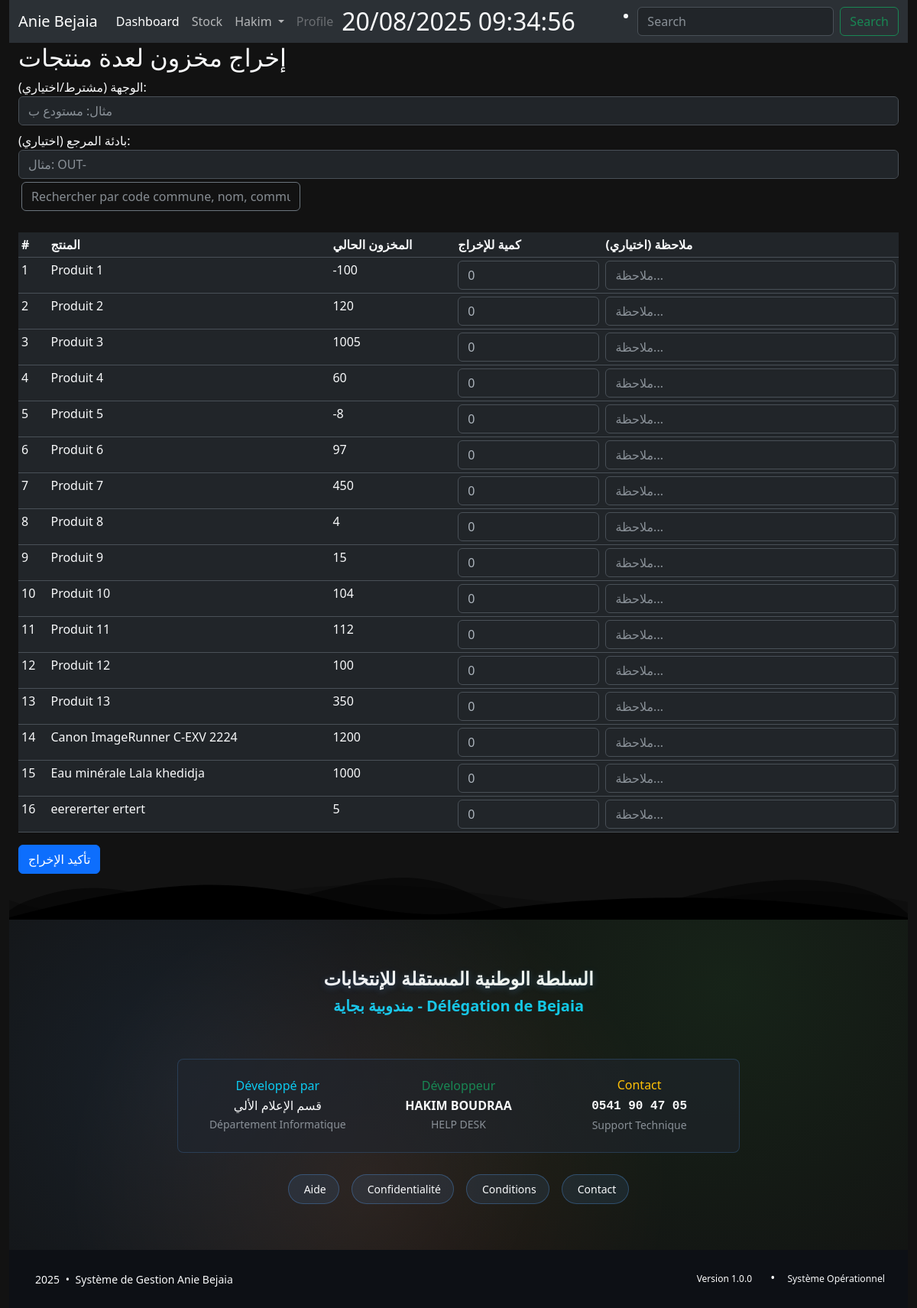
/batch-sortie/ (signed in), run on an earlier commit of the app's database.
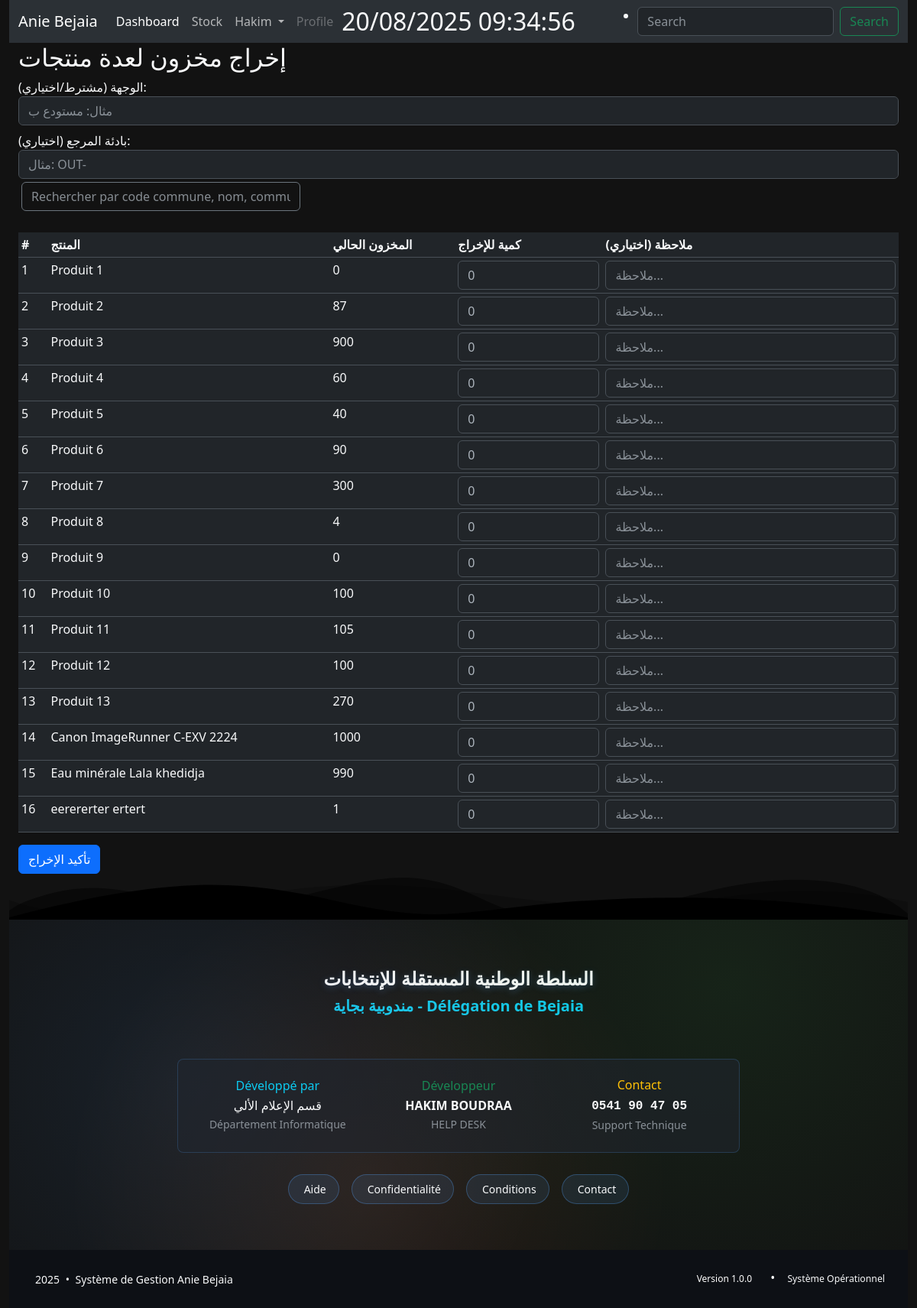
And on a later commit of the database.
### StockApp/models.py (models this page shows, shortened)
class Product(models.Model):
    user = models.ForeignKey(
        User, related_name="products", on_delete=models.DO_NOTHING
    )
    name = models.CharField(max_length=100)
    description = tinymce_models.HTMLField(blank=True, null=True)
    category = models.ForeignKey("Category", on_delete=models.CASCADE)
    quantity = models.IntegerField(default=1)
    price = models.DecimalField(max_digits=10, decimal_places=2, default=1)
    expiration_date = models.DateField(null=True, blank=True)

### StockApp/views.py (the view, shortened to what this page needs)
# urls.py: path('batch-sortie/', views.batch_sortie, name='batch_sortie'),
@login_required
def batch_sortie(request):
    products = Product.objects.all().order_by('id')
    return render(request, 'batch_sortie.html', {'products': products})

### StockApp/templates/batch_sortie.html (shortened to what this page needs)
{% extends 'base.html' %}
{% block content %}
<h2>إخراج مخزون لعدة منتجات</h2>
<form method="post">
  <div>
    <label for="destination">الوجهة (مشترط/اختياري):</label>
    <input type="text" id="destination" name="destination" class="form-control" placeholder="مثال: مستودع ب">
  </div>
  <div class="mt-2">
    <label for="number_prefix">بادئة المرجع (اختياري):</label>
    <input type="text" id="number_prefix" name="number_prefix" class="form-control" placeholder="مثال: OUT-">
  </div>
    <div class="glass-card hover-lift p-1 mb-4">
        <div class="row align-items-center">
            <div class="col-md-4">
                    <input type="text" id="searchInput" class="form-control bg-transparent border-secondary text-light"
                           placeholder="Rechercher par code commune, nom, commune..."
                           >
            </div>
        </div>
    </div>
  <table class="table table-sm mt-3" id="multySort">
    <thead>
      <tr>
        <th>#</th>
        <th>المنتج</th>
        <th>المخزون الحالي</th>
        <th>كمية للإخراج</th>
        <th>ملاحظة (اختياري)</th>
      </tr>
    </thead>
    <tbody>
      {% for product in products %}
      <tr>
        <td>{{ product.id }}</td>
        <td>{{ product.name }}</td>
        <td>{{ product.quantity }}</td>
        <td>
          <input type="number" min="0" max="{{ product.quantity }}" class="form-control" name="qty_{{ product.id }}" value="0" />
        </td>
        <td>
          <input type="text" class="form-control" name="obs_{{ product.id }}" placeholder="ملاحظة..." />
        </td>
      </tr>
      {% endfor %}
    </tbody>
  </table>
  <button type="submit" class="btn btn-primary">تأكيد الإخراج</button>
</form>
{% endblock %}

What changed in the data, as far as the page shows it:
changed Product "Produit 1": quantity "-100" → "0"
changed Product "Produit 2": quantity "120" → "87"
changed Product "Produit 3": quantity "1005" → "900"
changed Product "Produit 5": quantity "-8" → "40"
changed Product "Produit 6": quantity "97" → "90"
changed Product "Produit 7": quantity "450" → "300"
changed Product "Produit 9": quantity "15" → "0"
changed Product "Produit 10": quantity "104" → "100"
changed Product "Produit 11": quantity "112" → "105"
changed Product "Produit 13": quantity "350" → "270"
changed Product "Canon ImageRunner C-EXV 2224": quantity "1200" → "1000"
changed Product "Eau minérale Lala khedidja": quantity "1000" → "990"
changed Product "eerererter ertert": quantity "5" → "1"
